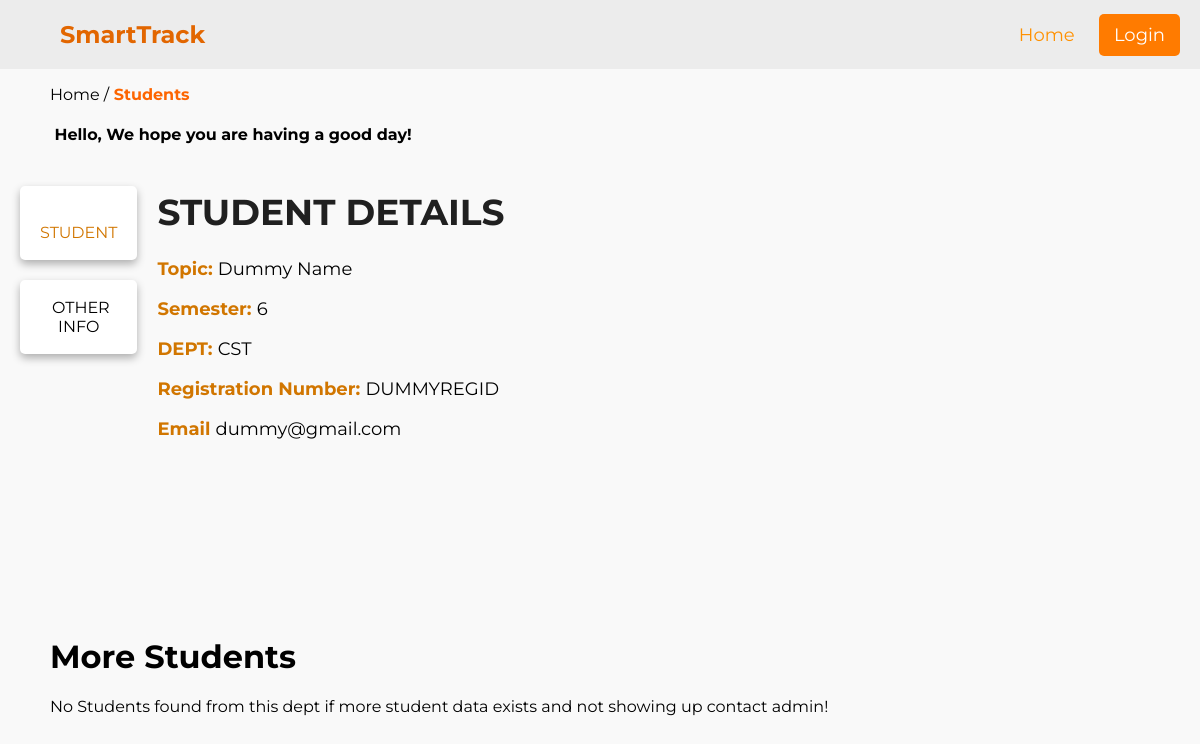
The page /website/student.php?id=22 on the database as committed earlier.
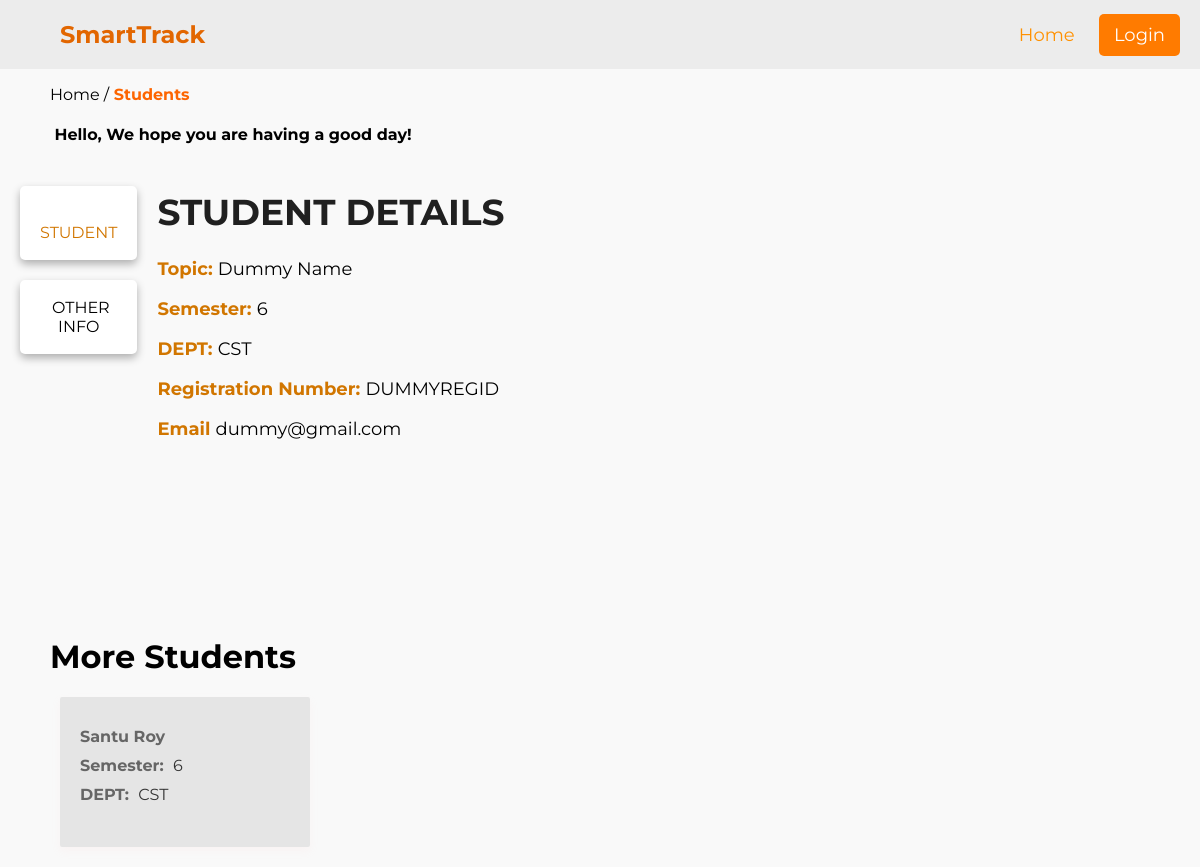
The same page on the database as committed later.
### tables this page shows
CREATE TABLE `student_info` (
  `id` int NOT NULL,
  `email` varchar(255) NOT NULL,
  `password` varchar(9999) NOT NULL,
  `name` varchar(255) NOT NULL,
  `semester` varchar(25) NOT NULL,
  `department` varchar(255) NOT NULL,
  `registration_number` varchar(255) NOT NULL,
  `photos` mediumtext
);

### website/student.php (the view, shortened to what this page needs)
<?php
if ($_SERVER["REQUEST_METHOD"] == 'GET') {
    $student_id = $_GET['id'];
}
include './connection-files/db_classes_conn.php';
$stmt = $conn->prepare("SELECT * FROM student_info WHERE id = ?");
$stmt->bind_param("i", $student_id);
$stmt->execute();
$result = $stmt->get_result();
if (mysqli_num_rows($result) > 0) {
    while ($row = mysqli_fetch_assoc($result)) {
        $name = $row['name'];
        $desc = $row['semester'];
        $dept = $row['department'];
        $t_start = $row['registration_number'];
        $t_end = $row['email'];
    }
}
?>
<!DOCTYPE html>
<html lang="en">
<head>
    <link rel="stylesheet" href="./css/class.css">
    <link rel="stylesheet" href="https://site-assets.fontawesome.com/releases/v6.5.1/css/all.css">
</head>
<body>
<header>
    <div class="nav">
    <h1> <a href="./index.php" style="text-decoration: none;">SmartTrack</a></h1>
        <div class="nav-items">
            <ul>
                <li><a href="./index.php">Home</a></li>
                <?php
                if(!isset($_COOKIE['user_email']) || !isset($_COOKIE['user_password'])) {
                    echo '<li><a href="./login.php" id="btn-profile">Login</a></li>';
                } else {
                    echo '<li><a href="./profile.php" id="btn-profile">Profile</a></li>';
                }
                ?>
            </ul>
        </div>
    </div>
</header>
<div class="page-name">
    <p>Home /<span> Students</span></p>
</div>
<div class="greeting">
    <h4><i class="fa-solid fa-sun-cloud"></i> Hello, We hope you are having a good day!</h4>
</div>
<div class="main-content">
    <div class="cols-warper">
        <div class="column">
            <div class="col1-items">
                <p class="classes-btn"><i class="fa-duotone fa-graduation-cap"></i> STUDENT</p>
            </div>
            <div class="col1-items">
                <p class="notes-btn"><i class="fa-solid fa-notes"></i> OTHER INFO</p>
            </div>
        </div>
        <div class="column">
            <div class="col2-items">
                <div class="class-dtls">
                    <h1>STUDENT DETAILS</h1>
                    <p><span>Topic: </span><?php echo $name ?></p>
                    <p><span>Semester: </span><?php echo $desc ?></p>
                    <p><span>DEPT: </span><?php echo $dept ?></p>
                    <p><span>Registration Number: </span><?php echo $t_start ?></p>
                    <p><span>Email </span><?php echo $t_end ?></p>
                </div>
            </div>
        </div>
    </div>
</div>
<div class="all-classes">
    <h1>More Students</h1>
    <?php
    include './connection-files/db_classes_conn.php';
    if(!$dept){
        $sql = "SELECT * FROM student_info";
    } else {
        $sql = "SELECT * FROM student_info WHERE department = '$dept' and id != $student_id";
    }
    $result = mysqli_query($conn, $sql);
    if (mysqli_num_rows($result) > 0) {
        while ($row = mysqli_fetch_assoc($result)) {
            echo '<a href="student.php?id=' . $row['id'] . '" class="card">';
            echo '<p><span>'. $row['name'] . '</span> </p>';
            echo '<p><span>Semester:</span> ' . $row['semester'] . '</p>';
            echo '<p><span>DEPT:</span> ' . $row['department'] . '</p>';
            echo '</a>';
        }
    } else {
        echo '<p>No Students found from this dept if more student data exists and not showing up contact admin!</p>';
    }
    ?>
</div>
</body>
</html>

Rows that differ between the two databases and show on the page:
added student_info: name "Santu Roy", semester "6", department "CST"
Other text that changed with them:
text no longer shown: "No Students found from this dept if more student data exists and not showing up contact admin!"
